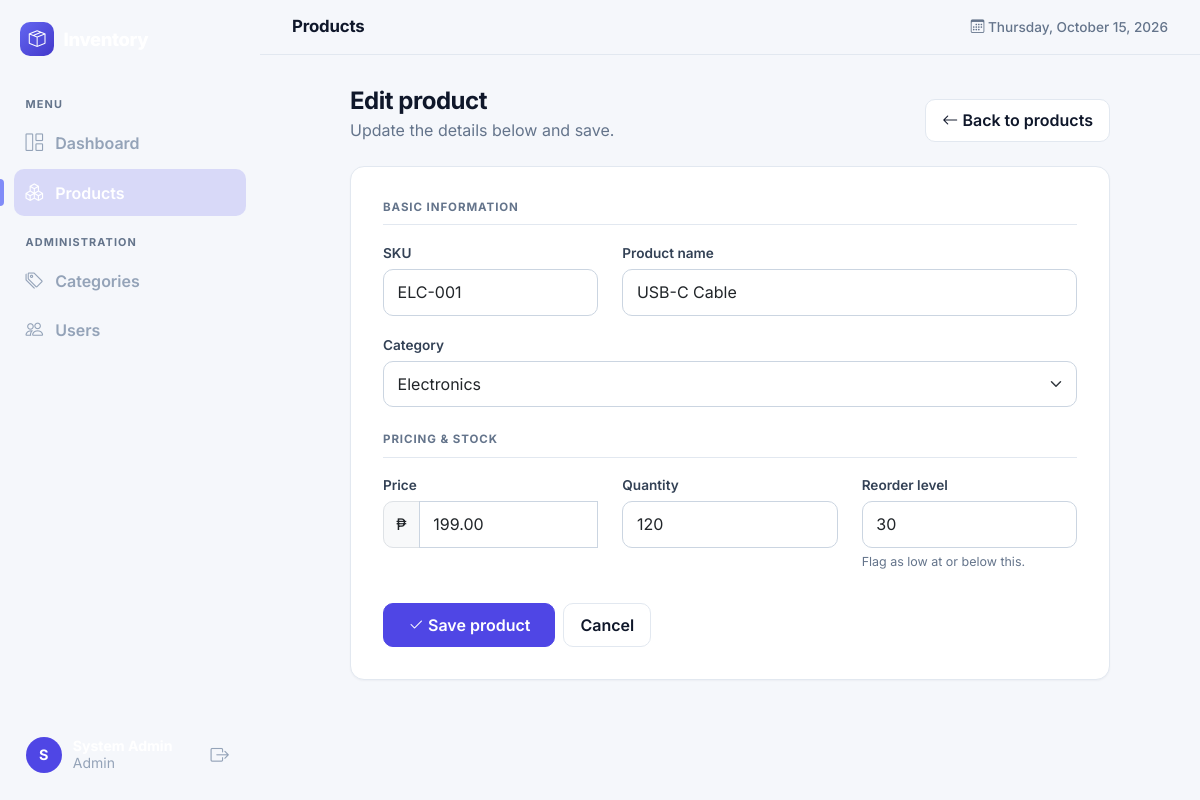
/product_form.php?id=1 (signed in), run on the app's committed database.
### tables this page shows
CREATE TABLE products (
    id INT AUTO_INCREMENT PRIMARY KEY,
    sku VARCHAR(50) NOT NULL UNIQUE,
    name VARCHAR(150) NOT NULL,
    category_id INT NULL,
    price DECIMAL(10,2) NOT NULL DEFAULT 0,
    quantity INT NOT NULL DEFAULT 0,
    reorder_level INT NOT NULL DEFAULT 10,
    FOREIGN KEY (category_id) REFERENCES categories(id) ON DELETE SET NULL
);

CREATE TABLE categories (
    id INT AUTO_INCREMENT PRIMARY KEY,
    name VARCHAR(100) NOT NULL
);

### db.php (called while the page is built, shortened)
<?php
function e($text) {
    return htmlspecialchars((string)$text, ENT_QUOTES, 'UTF-8');
}

### product_form.php (the view, shortened to what this page needs)
<?php
include "db.php";
$id = (int)($_GET['id'] ?? 0);
$product = ['sku' => '', 'name' => '', 'category_id' => '', 'price' => '', 'quantity' => 0, 'reorder_level' => 10];
if ($id > 0) {
    $stmt = mysqli_prepare($conn, "SELECT * FROM products WHERE id = ?");
    mysqli_stmt_bind_param($stmt, "i", $id);
    mysqli_stmt_execute($stmt);
    $product = mysqli_fetch_assoc(mysqli_stmt_get_result($stmt));
}
$categories = mysqli_query($conn, "SELECT id, name FROM categories ORDER BY name");
include "header.php";
?>
<div class="form-card">
    <div class="page-head">
        <div>
            <h3><?= $id > 0 ? "Edit product" : "Add product" ?></h3>
            <p><?= $id > 0 ? "Update the details below and save." : "Enter the details of the new item." ?></p>
        </div>
        <a href="products.php" class="btn btn-light-soft"><i class="bi bi-arrow-left"></i> Back to products</a>
    </div>
    <div class="card">
        <div class="card-body">
            <form method="post" class="needs-validation" novalidate>
                <div class="form-section">Basic information</div>
                <div class="row">
                    <div class="col-md-4 mb-3">
                        <label class="form-label">SKU</label>
                        <input type="text" name="sku" class="form-control" placeholder="ELC-003" value="<?= e($product['sku']) ?>" required>
                    </div>
                    <div class="col-md-8 mb-3">
                        <label class="form-label">Product name</label>
                        <input type="text" name="name" class="form-control" placeholder="e.g. USB-C Cable" value="<?= e($product['name']) ?>" required>
                    </div>
                </div>
                <div class="mb-3">
                    <label class="form-label">Category</label>
                    <select name="category_id" class="form-select">
                        <?php while ($c = mysqli_fetch_assoc($categories)) { ?>
                            <option value="<?= (int)$c['id'] ?>" <?= $product['category_id'] == $c['id'] ? 'selected' : '' ?>><?= e($c['name']) ?></option>
                        <?php } ?>
                    </select>
                </div>
                <div class="form-section">Pricing &amp; stock</div>
                <div class="row">
                    <div class="col-md-4 mb-3">
                        <label class="form-label">Price</label>
                        <div class="input-group">
                            <span class="input-group-text" style="border-radius:10px 0 0 10px">₱</span>
                            <input type="number" step="0.01" min="0" name="price" class="form-control" value="<?= e($product['price']) ?>" required>
                        </div>
                    </div>
                    <div class="col-md-4 mb-3">
                        <label class="form-label">Quantity</label>
                        <input type="number" min="0" name="quantity" class="form-control" value="<?= e($product['quantity']) ?>" required>
                    </div>
                    <div class="col-md-4 mb-3">
                        <label class="form-label">Reorder level</label>
                        <input type="number" min="0" name="reorder_level" class="form-control" value="<?= e($product['reorder_level']) ?>" required>
                        <div class="hint">Flag as low at or below this.</div>
                    </div>
                </div>
                <div class="d-flex gap-2 mt-3">
                    <button class="btn btn-primary px-4"><i class="bi bi-check2"></i> Save product</button>
                    <a href="products.php" class="btn btn-light-soft">Cancel</a>
                </div>
            </form>
        </div>
    </div>
</div>
<?php include "footer.php"; ?>

### css/style.css (style rules this page uses)
:root { --brand: #4f46e5; --brand-dark: #4338ca; --brand-soft: #eef2ff; --ink: #0f172a; --muted: #64748b; --line: #e2e8f0; --bg: #f5f7fb; --radius: 14px; }
body { font-family: 'Inter', system-ui, -apple-system, 'Segoe UI', sans-serif; background: var(--bg); color: var(--ink); -webkit-font-smoothing: antialiased; }
h1, h2, h3, h4, h5 { letter-spacing: -.02em; font-weight: 700; }
a { color: var(--brand); text-decoration: none; }
.btn { border-radius: 10px; font-weight: 600; padding: .55rem 1rem; }
.btn-primary { background: var(--brand); border-color: var(--brand); }
.btn-light-soft { background: #fff; border: 1px solid var(--line); color: var(--ink); }
.form-label { font-size: .85rem; font-weight: 600; color: #334155; margin-bottom: .35rem; }
.form-control, .form-select { border-radius: 10px; border: 1px solid #cbd5e1; padding: .65rem .85rem; }
.card { border: 1px solid var(--line); border-radius: var(--radius); box-shadow: 0 1px 2px rgba(15,23,42,.04); }
.page-head { display: flex; justify-content: space-between; align-items: flex-end; gap: 1rem; flex-wrap: wrap; margin-bottom: 1.5rem; }
.page-head h3 { margin: 0; }
.page-head p { margin: .15rem 0 0; color: var(--muted); }
.form-card { max-width: 760px; margin: 0 auto; }
.form-card .card-body { padding: 2rem; }
.form-section { font-size: .72rem; text-transform: uppercase; letter-spacing: .08em; color: var(--muted); font-weight: 700; margin: 1.5rem 0 .9rem; padding-bottom: .5rem; border-bottom: 1px solid var(--line); }
.form-section:first-of-type { margin-top: 0; }
.hint { font-size: .78rem; color: var(--muted); margin-top: .3rem; }

### css/layout2.css (style rules this page uses)
:root { --side-w: 260px; --side-bg: #0f172a; }
.page-head h3 { font-size: 1.5rem; }

### data on the page
products: sku "ELC-001", name "USB-C Cable", category_id "Electronics", price "199.00", quantity "120", reorder_level "30"

### other printed values
mb_substr($_SESSION['name'], 0, 1) "S"
$_SESSION['role'] "Admin"
$page_title "Products"
